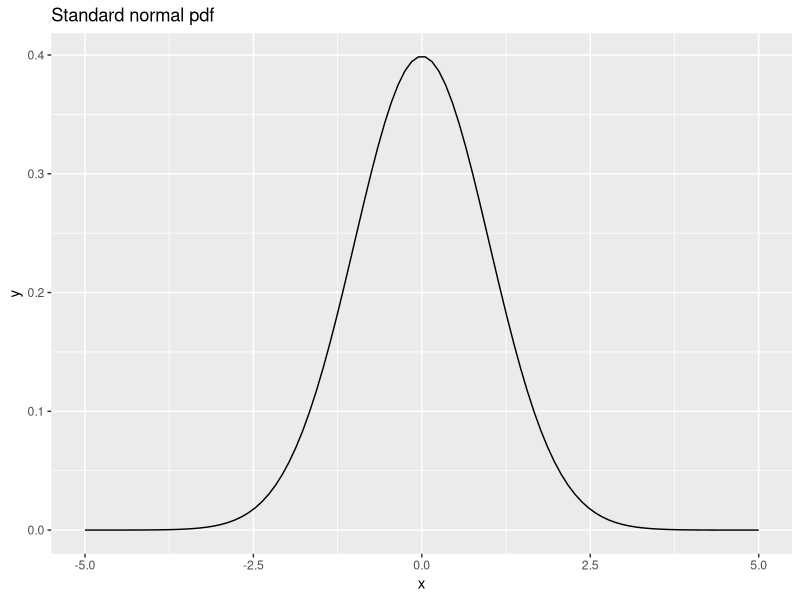
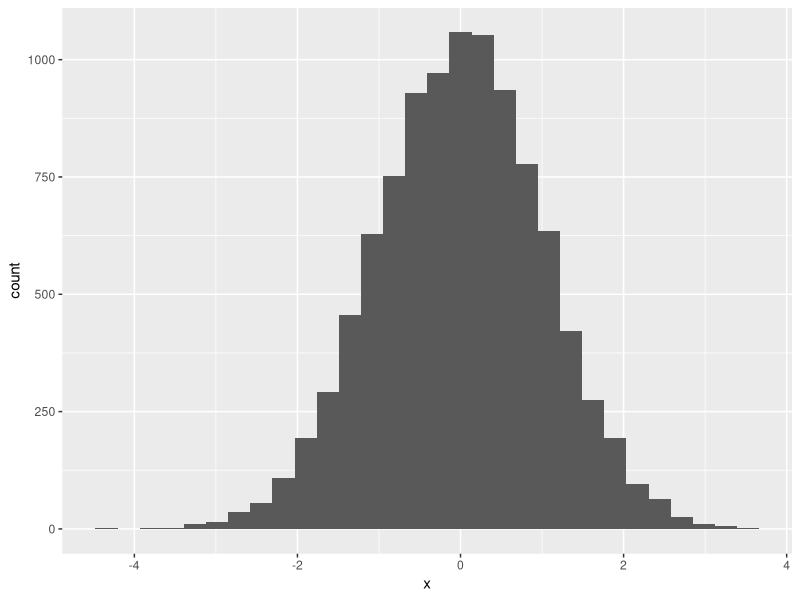

These figures' R source, in order:
library(ggplot2)
x = seq(from = -5, to = 5, length=100)
y = dnorm(x = x, mean = 0, sd = 1)
df=data.frame(x=x,y=y)
p=ggplot(data=df,aes(x=x, y=y)) + geom_line()+ ggtitle("Standard normal pdf")
p

n = 10000
x = rnorm(n = n, mean = 0, sd = 1)
q=ggplot(data.frame(x=x),aes(x))+geom_histogram()
q
X = 2
k=500

